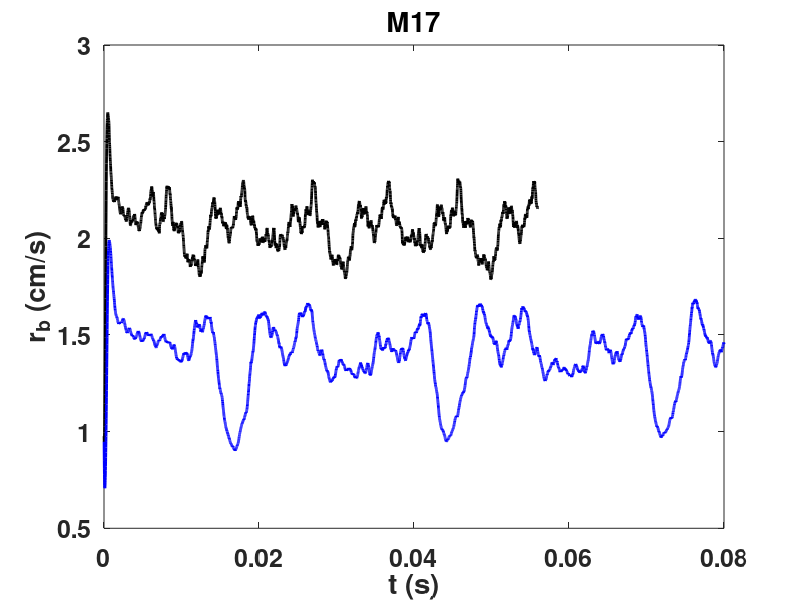

MATLAB code for this plot: (Note: this script raises an error after producing the figure.)
figure(20)
clf
cla

AA=load('save_ex01_M17_history068.txt');

t=AA(:,2);
rb1=AA(:,3);
rb2=AA(:,4);
rb3=AA(:,5);
Tmax=AA(:,12);
equiv=AA(:,15);
rmax=AA(:,16);
total_area=AA(:,17);
amass_total=AA(:,18);
nn=length(t);
rb1_mean=mean(rb1(ceil(0.5*nn):nn));
rb2_mean=mean(rb2(ceil(0.5*nn):nn));
rb3_mean=mean(rb3(ceil(0.5*nn):nn));
[rb1_mean rb2_mean rb3_mean]'

plot(t,rb1,'k','LineWidth',[2])
hold on

BB=load('save_ex01_M17_history030.txt');

t3=BB(:,2);
rb3save=BB(:,3);
rb4save=BB(:,4);
rb5save=BB(:,5);
T5max=BB(:,12);
equiv3=BB(:,15);
rmax3=BB(:,16);
total_area3=BB(:,17);
amass_total3=BB(:,18);

plot(t3,rb3save,'b','LineWidth',[2])
nn=length(t3);
rb1_mean=mean(rb3save(ceil(0.5*nn):nn));
rb2_mean=mean(rb4save(ceil(0.5*nn):nn));
rb3_mean=mean(rb5save(ceil(0.5*nn):nn));
[rb3_mean rb2_mean rb3_mean]'


hold off
set(gca,'FontSize',[18],'FontWeight','bold')
xlabel('t (s)')
ylabel('r_b (cm/s)')
title('M17')
h3=legend('68 atm','30 atm','Location','NE');
set(h3,'FontSize',[14],'FontWeight','bold')
grid on

print ex01_M17_fig01 -dpdf

figure(21)
clf
cla
plot(t,Tmax,'k','LineWidth',[2])
hold on
plot(t3,T5max,'b','LineWidth',[2])
hold off
set(gca,'FontSize',[18],'FontWeight','bold')
xlabel('t (s)')
ylabel('T_{surf,max} (K)')
grid on
print ex01_M17_fig02 -dpdf

figure(22)
plot(t,rmax,'k','LineWidth',[2])
hold on
plot(t3,rmax3,'b','LineWidth',[2])
hold off
set(gca,'FontSize',[18],'FontWeight','bold')
xlabel('t (s)')
ylabel('Max Total Heat Release')
grid on
print ex01_M17_fig03 -dpdf

figure(23)
plot(t,total_area,'k','LineWidth',[2])
hold on
plot(t3,total_area3,'b','LineWidth',[2])
hold off
set(gca,'FontSize',[18],'FontWeight','bold')
xlabel('t (s)')
ylabel('Surface Area')
grid on
print ex01_M17_fig04 -dpdf

figure(24)
plot(t,amass_total,'k','LineWidth',[2])
hold on
plot(t3,amass_total3,'b','LineWidth',[2])
hold off
set(gca,'FontSize',[18],'FontWeight','bold')
xlabel('t (s)')
ylabel('Mass Flux (gm/cm^2-s)')
grid on
print ex01_M17_fig05 -dpdf

figure(25)
plot(t,equiv,'k','LineWidth',[2])
hold on
plot(t3,equiv3,'b','LineWidth',[2])
hold off
set(gca,'FontSize',[18],'FontWeight','bold')
xlabel('t (s)')
ylabel('Equiv Ratio')
grid on
print ex01_M17_fig06 -dpdf

